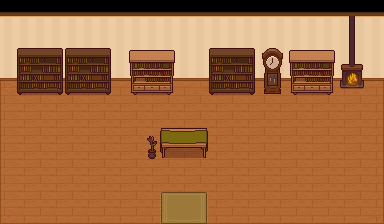

The image is a tile-based game level rendered from a .tmx file. Its description and complete source (layers, tilesets, objects, tile grids) follow:
An orthogonal 24x14 tile map with 16x16 px tiles, 3 tile layers (Backs, Buildings, Fronts) and 1 object (TileData).

<map version="1.10" tiledversion="1.10.2" orientation="orthogonal" renderorder="right-down" width="24" height="14" tilewidth="16" tileheight="16" infinite="0" nextlayerid="8" nextobjectid="3">
 <properties>
  <property name="Warp" value="farm 11 13 19 7" />
 </properties>
 <tileset firstgid="1" name="shop" tilewidth="16" tileheight="16" tilecount="486" columns="18">
  <image source="shop.png" width="288" height="432" />
 </tileset>
 <layer id="1" name="Backs" width="24" height="14">
  <data encoding="csv">
0,0,0,0,0,0,0,0,0,0,0,0,0,0,0,0,0,0,0,0,0,0,0,0,
0,0,0,0,0,0,0,0,0,0,0,0,0,0,0,0,0,0,0,0,0,0,0,0,
0,0,0,0,0,0,0,0,0,0,0,0,0,0,0,0,0,0,0,0,0,0,0,0,
0,0,0,0,0,0,0,0,0,0,0,0,0,0,0,0,0,0,0,0,0,0,0,0,
0,0,0,0,0,0,0,0,0,0,0,0,0,0,0,0,0,0,0,0,0,0,0,0,
92,93,94,93,94,93,94,93,94,93,94,93,94,93,94,93,94,93,94,93,94,93,94,95,
110,111,112,111,112,111,112,111,112,111,112,111,112,111,112,111,112,111,112,111,112,111,112,113,
110,111,112,111,112,111,112,111,112,111,112,111,112,111,112,111,112,111,112,111,112,111,112,113,
110,111,112,111,112,111,112,111,112,111,112,111,112,111,112,111,112,111,112,111,112,111,112,113,
110,111,112,111,112,111,112,111,112,111,112,111,112,111,112,111,112,111,112,111,112,111,112,113,
110,111,112,111,112,111,112,111,112,111,112,111,112,111,112,111,112,111,112,111,112,111,112,113,
110,111,112,111,112,111,112,111,112,111,112,111,112,111,112,111,112,111,112,111,112,111,112,113,
110,111,112,111,112,111,112,111,112,111,112,111,112,111,112,111,112,111,112,111,112,111,112,113,
128,129,130,129,130,129,130,129,130,129,130,129,130,129,130,129,130,129,130,129,130,129,130,131
</data>
 </layer>
 <layer id="2" name="Buildings" width="24" height="14">
  <data encoding="csv">
11,11,11,11,11,11,11,11,11,11,11,11,11,11,11,11,11,11,11,11,11,11,11,12,
29,29,29,29,29,29,29,29,29,29,29,29,29,29,29,29,29,29,29,29,29,29,29,30,
47,47,47,47,47,47,47,47,47,47,47,47,47,47,47,47,47,47,47,47,47,47,47,48,
65,65,65,65,65,65,65,65,65,65,65,65,65,65,65,65,65,65,65,65,65,65,65,66,
83,83,83,83,83,83,83,83,83,83,83,83,83,83,83,83,83,83,83,83,83,83,83,84,
0,273,274,275,273,274,275,0,277,278,279,0,0,273,274,275,329,330,277,278,279,334,335,0,
0,0,0,0,0,0,0,0,0,0,0,0,0,0,0,0,0,0,0,0,0,0,0,0,
0,0,0,0,0,0,0,0,0,0,213,213,213,0,340,0,0,0,0,0,0,0,0,0,
0,0,0,0,0,0,0,0,0,343,199,200,201,0,0,0,0,0,0,0,0,0,0,0,
0,0,0,0,0,0,0,0,0,361,217,218,219,0,0,0,0,0,0,0,0,0,0,0,
0,0,0,0,0,0,0,0,0,0,0,0,0,0,0,0,0,0,0,0,0,0,0,0,
0,0,0,0,0,0,0,0,0,0,0,0,0,0,0,0,0,0,0,0,0,0,0,0,
0,0,0,0,0,0,0,0,0,0,0,0,0,0,0,0,0,0,0,0,0,0,0,0,
0,0,0,0,0,0,0,0,0,0,0,0,0,0,0,0,0,0,0,0,0,0,0,0
</data>
 </layer>
 <objectgroup id="7" name="Buildings">
  <object id="2" name="TileData" x="224" y="112" width="16" height="16">
   <properties>
    <property name="NPC" value="Shoper" />
   </properties>
  </object>
 </objectgroup>
 <layer id="3" name="Fronts" width="24" height="14">
  <data encoding="csv">
0,0,0,0,0,0,0,0,0,0,0,0,0,0,0,0,0,0,0,0,0,0,0,0,
0,0,0,0,0,0,0,0,0,0,0,0,0,0,0,0,0,0,0,0,0,298,299,0,
0,0,0,0,0,0,0,0,0,0,0,0,0,0,0,0,0,0,0,0,0,298,299,0,
0,237,238,239,237,238,239,0,241,242,243,0,0,237,238,239,293,294,241,242,243,298,299,0,
0,255,256,257,255,256,257,0,259,260,261,0,0,255,256,257,311,312,259,260,261,316,317,0,
0,0,0,0,0,0,0,0,0,0,0,0,0,0,0,0,0,0,0,0,0,0,0,0,
0,0,0,0,0,0,0,0,0,0,0,0,0,0,0,0,0,0,0,0,0,0,0,0,
0,0,0,0,0,0,0,0,0,0,0,0,0,0,0,0,0,0,0,0,0,0,0,0,
0,0,0,0,0,0,0,0,0,0,0,0,0,0,0,0,0,0,0,0,0,0,0,0,
0,0,0,0,0,0,0,0,0,0,0,0,0,0,0,0,0,0,0,0,0,0,0,0,
0,0,0,0,0,0,0,0,0,0,0,0,0,0,0,0,0,0,0,0,0,0,0,0,
0,0,0,0,0,0,0,0,0,0,0,0,0,0,0,0,0,0,0,0,0,0,0,0,
0,0,0,0,0,0,0,0,0,0,209,210,211,0,0,0,0,0,0,0,0,0,0,0,
0,0,0,0,0,0,0,0,0,0,227,228,229,0,0,0,0,0,0,0,0,0,0,0
</data>
 </layer>
</map>